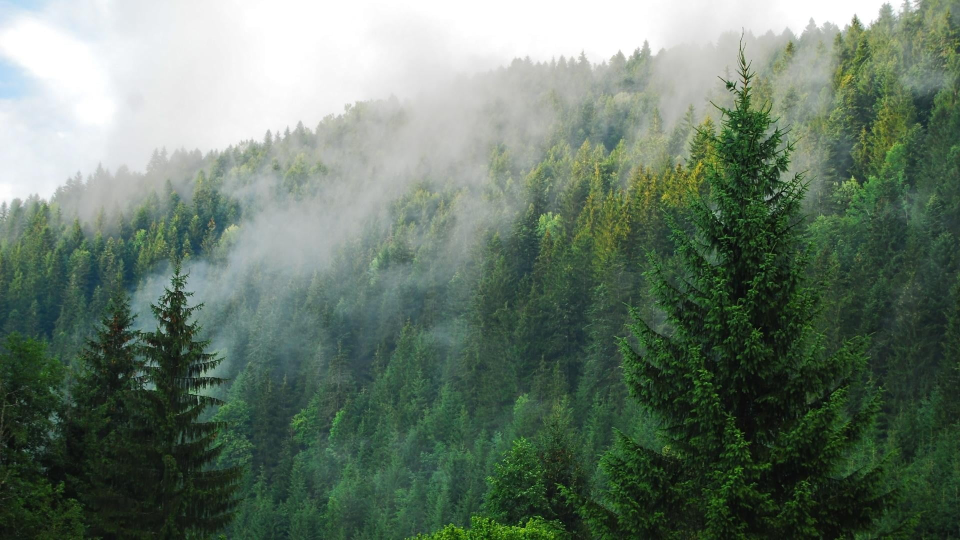
#> input picture Popykin_CV_main/03_image_processing/img/forest.jpg, 1920 x 1080 px (shown at 1/2 size); the run also reads 4 pictures not shown here
$ jupyter execute --allow-errors seminar_3.ipynb   (shell and % lines are left out)   (older library calls are emulated)
#> lines starting #> are read from the running program, lines starting #| are printed output that depends on the picture
# Семинар №3

[cell 1]
import numpy as np
import cv2
import skimage.exposure
import skimage.io
import matplotlib.pyplot as plt
from pathlib import Path

plt.style.use('seaborn')

[cell 2]
# вспомогательная функция
def plot_transform_result(src_image, transform_image, is_gray=False):
    """
    Отрисовать с помощью plt исходное изображение и его преобразование.

    :param src_image: np.ndarray: исходное изображение
    :param transform_image: np.ndarray: преобразованное изображение
    :param is_gray: bool: флаг для отображения ЧБ изображений
    :return: None
    """
    plt.figure(figsize=(6.4 * 2, 4.8 * 2), constrained_layout=True)

    cmap = 'gray' if is_gray else None

    plt.subplot(121)
    plt.imshow(src_image, cmap=cmap)
    plt.axis('off'), plt.title('Исходное изображение')

    plt.subplot(122)
    plt.imshow(transform_image, cmap=cmap)
    plt.axis('off'), plt.title('Результат преобразования')

    plt.show()

# Гистограммы

Так что такое гистограмма? Вы можете рассматривать гистограмму как график, который дает вам общее представление о распределении интенсивности изображения. Это график со значениями пикселей (от $0$ до $255$, не всегда) по оси $X$ и соответствующим количеством пикселей в изображении по оси $Y$.

Это просто еще один способ понять образ. Глядя на гистограмму изображения, вы получаете представление о контрасте, яркости, распределении интенсивности и т.д. этого изображения. Почти все инструменты обработки изображений сегодня предоставляют функции на гистограмме.

Вы можете увидеть изображение и его гистограмму. Помните, эта гистограмма нарисована для изображения в оттенках серого, а не для цветного изображения. Левая область гистограммы показывает количество темных пикселей на изображении, а правая область показывает количество ярких пикселей. На гистограмме видно, что темная область больше, чем яркая, а количество полутонов (значения пикселей в среднем диапазоне, скажем, около $127$) намного меньше, чем остального.

**Гистограммы** $-$ это данные, организованные в набор предопределенных столбцов.
Когда мы говорим данные, не ограничиваем их значениями интенсивности (как мы видели в предыдущем уроке). Собранные данные могут быть любой функцией, которую вы найдете полезной для описания изображения.

Посмотрим на пример. Представьте, что матрица содержит информацию об изображении (то есть интенсивность в диапазоне $0-255$):

Что произойдет, если мы захотим считать эти данные организованным способом? Так как мы знаем, что диапазон информационных значений, для этого случая равен [0, 256], можем сегментировать наш диапазон по частям (называемым ячейками), например:

$$
{\begin{array}{l}
[0, 255] = { [0, 15] \cup [16, 31] \cup ....\cup [240,255] } \\
range = { bin_{1} \cup bin_{2} \cup ....\cup bin_{n = 15} }
\end{array}}
$$

и можем вести подсчет количества пикселей, попадающих в диапазон каждого $bin_{i}$. Применяя это к примеру выше, мы получаем изображение ниже (ось x представляет ячейки, а ось y – количество пикселей в каждом из них).

Это был простой пример того, как работает гистограмма и почему она полезна. Гистограмма может вести учет не только интенсивности цвета, но и любых характеристик изображения, которые мы хотим измерить (то есть градиенты, направления и т.д.).

Выделим части гистограммы:

* __dims__: количество параметров, для которых вы хотите собрать данные. В нашем примере dims = $1$, потому что мы рассчитываем только значения интенсивности каждого пикселя (в полутоновом изображении)
* __bins__: это количество подразделений в каждом тусклом свете. В нашем примере bins = $16$
* __range__: пределы измеряемых значений. В этом случае: range = $[0,255]$

Что если вы хотите сосчитать две особенности? В этом случае ваша результирующая гистограмма будет трехмерным графиком (в котором $x$ и $y$ будут $bin_{x}$ и $bin_{y}$ для каждого объекта, а $z$ будет количеством отсчетов для каждой комбинации $(bin_ {x}, bin_ {y})$. То же самое относится и к дополнительным функциям (конечно, это становится сложнее).

## Гистограммы в OpenCV

Воспользуемся функцией ```cv2.calcHist()```, чтобы найти гистограмму. Ознакомимся с функцией и ее параметрами:

```cv2.calcHist (image, channel, mask, histSize, range , hist, accumulate)```

* **images** $-$ это исходное изображение типа $uint8$ или $float32$. его следует указывать в квадратных скобках, т.е. **[img]**.
* **channel** $-$ также указывается в квадратных скобках. Это индекс канала, для которого мы рассчитываем гистограмму. Например, если входное изображение представляет собой изображение в градациях серого, его значение равно $[0]$. Для цветного изображения вы можете передать $[0]$, $[1]$ или $[2]$, чтобы вычислить гистограмму синего, зеленого или красного канала соответственно.
* **mask** $-$ маска изображения. Чтобы найти гистограмму полного изображения, она задается как **None**. Но если вы хотите найти гистограмму определенной области изображения, вы должны создать для нее изображение маски и указать ее как маску.
* **histSize** $-$ это представляет наш счетчик __bin__. Нужно указывать в квадратных скобках. Для полной шкалы мы передаем $[256]$.
* **range** $-$ это наш **range**. Обычно это $[0,256]$.
* **hist** $-$ выходная гистограмма, представляющая собой плотный или разреженный размерный массив.
* **accumulate** $-$ накопительный флаг. Если он установлен, гистограмма не очищается в начале при выделении. Эта функция позволяет вычислять одну гистограмму из нескольких наборов массивов или своевременно обновлять гистограмму.

[cell 3]
image = cv2.imread('img/forest.jpg')
#> image is the input picture: shape (1080, 1920, 3); mean B, G, R 105.3, 120.3, 103.1
h, w, _ = image.shape
image = cv2.resize(image.copy(), (w // 2, h // 2))
#> image: shape (540, 960, 3)
image = cv2.cvtColor(image.copy(), cv2.COLOR_BGR2RGB)

# grayscale
gray = cv2.cvtColor(image.copy(), cv2.COLOR_RGB2GRAY)
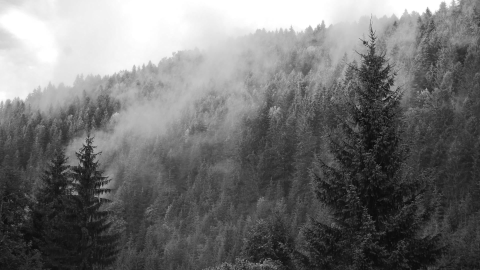
#> gray: shape (540, 960) (shown at 1/2 size); min 7, max 255, mean 113.6

[cell 4]
image.shape, h, w

[cell 5]
# получим гистограмму
# ravel() - разворачивает массив в список
hist = cv2.calcHist([gray.ravel()], [0], None, [256], [0, 256])
#> hist = 256 values, max 21510 at index 255, min 0 at index 0, mean 2025

[cell 6]
plt.figure(figsize=(6.4 * 1.2, 4.8 * 2), constrained_layout=True)

plt.subplot(211)
plt.imshow(gray, cmap='gray'),
plt.axis('off'), plt.title('Исходное изображение')

plt.subplot(212)
plt.plot(hist)
plt.title('Гистограмма по освещенности')

plt.show()
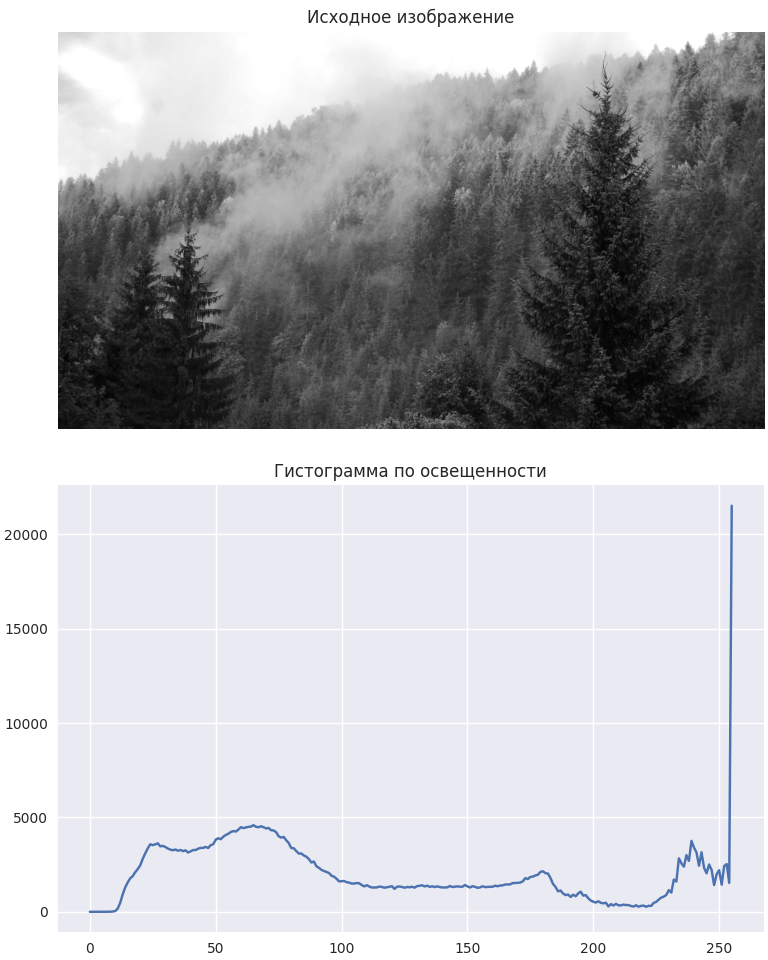
#> figure drawn by matplotlib, 2 panels; panel 2: curve peaks at x = 255, y = 21510

## Гистограммы в  Numpy

```Numpy``` также предоставляет вам функцию ```np.histogram()```.

[cell 7]
hist_np, bins = np.histogram(gray.ravel(), 256, [0,256])
#> hist_np has the same summary as hist; bins = 257 values from 0 to 256

[cell 8]
plt.figure(figsize=(6.4 * 1.2, 4.8 * 2), constrained_layout=True)

plt.subplot(211)
plt.plot(hist)
plt.title('Гистограмма по освещенности (cv2)')

plt.subplot(212)
plt.plot(hist_np)
plt.title('Гистограмма по освещенности (numpy)')

plt.show()

Гистограмма аналогичная, как мы рассчитывали ранее. Но ячейки будут иметь $257$ элементов, потому что **Numpy** рассчитывает ячейки как $0-0.99$, $1-1.99$, $2-2.99$ и т.д. Таким образом, конечный диапазон будет $255-255.99$. Чтобы представить это, они также добавляют $256$ в конце bins. Но нам не нужно это $256$. До $255$ достаточно.

[cell 9]
# Визуализируем сразу 3 канала цвета

plt.figure(figsize=(6.4 * 1.2, 4.8 * 2), constrained_layout=True)

plt.subplot(211)
plt.imshow(image)
plt.title('Исходное изображение'), plt.axis('off')

color = ('r', 'g', 'b')
plt.subplot(212)

for i, col in enumerate(color):
    hist, bins = np.histogram(image[..., i].ravel(), 256, [0, 256])
    norm_const = image.shape[0] * image.shape[1]
    plt.plot(hist / norm_const, color=col, label=f'{col} channel')

plt.title('Гистограмма по освещенности')
plt.legend()

plt.show()

## Применение маски

Мы использовали ```cv2.calcHist()```, чтобы найти гистограмму полного изображения. Что если вы хотите найти гистограммы некоторых областей изображения? Просто создайте изображение маски белым цветом на области, где вы хотите найти гистограмму, и черным в противном случае. Затем передайте это как маску.

[cell 10]
# grayscale
gray = cv2.cvtColor(image.copy(), cv2.COLOR_RGB2GRAY)

# создадим маску
mask = np.zeros(image.shape[:2], np.uint8)
mask[50:, 600:850] = 1

plt.imshow(mask, cmap='gray')
plt.show()

[cell 11]
masked_img = cv2.bitwise_and(gray, gray, mask=mask)
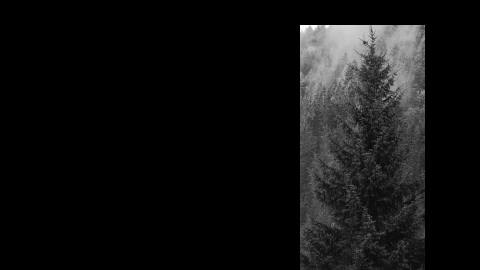
#> masked_img: shape (540, 960) (shown at 1/2 size); min 0, max 255, mean 17.5

plot_transform_result(gray, masked_img, is_gray=True)

Тут мы воспользовались распространенным приемом с *"маской"*, т.е. использовали массив из нулей, на которой наложили интересующую картнику.

Для арифметических операция над матрицами в OpenCV есть несклько базовых функций. Рассмотрим несколько из них:

* __cv2.absdiff(src1, src2[,dst])__

    абсолютная разница между двумя массивами: $${\texttt{dst}(I)=|\texttt{src1}(I)-\texttt{src2}(I)|}$$

* __cv2.add(src1, src2[, dst[, mask[, dtype]]])__

    Функция add рассчитывае сумму двух массивов: $${\texttt{dst}(I)=\texttt{src1}(I)+\texttt{src2}(I) \quad\texttt{if mask}(I)\ne0}$$

* __cv2.bitwise_and(src1, src2[, dst[, mask]])__

    Функция рассчитывает побитовое логическое соединение для каждого элемента массива: $${\texttt{dst} (I)=\texttt{src1}(I)\wedge\texttt{src2}(I)\quad\texttt{if mask}(I)\ne0}$$

* __cv2.bitwise_not(src[, dst[, mask]])__

    Функция рассчитывает побитовую инверсию входного массива для каждого элемента: $${\texttt{dst}(I)=\neg{\texttt{src}(I)}}$$

* __cv2.bitwise_or(src1, src2[, dst[, mask]])__

    Функция вычисляет побитовую логическую дизъюнкцию для каждого элемента для: $${\texttt{dst}(I)=\texttt{src1}(I)\vee\texttt{src2}(I)\quad\texttt{if mask}(I)\ne0}$$

* __cv2.bitwise_xor(src1, src2[, dst[, mask]])__

    Функция вычисляет побитовую логическую операцию «исключая или» для каждого элемента массива: $${\texttt{dst}(I)=\texttt{src1}(I)\oplus\texttt{src2}(I)\quad\texttt{if mask}(I)\ne0}$$

Остальные можно найти в [документации](https://docs.opencv.org/3.4.2/d2/de8/group__core__array.html)

[cell 12]
## посчитаем гистограмму для всего изображения и маски
hist_full = cv2.calcHist([gray], [0], None, [256], [0,256])
#> hist_full has the same summary as hist
hist_mask = cv2.calcHist([gray], [0], mask, [256], [0,256])
#> hist_mask = 256 values, max 1760 at index 23, min 0 at index 0, mean 478.5

[cell 13]
plt.figure(figsize=(6.4 * 1.8, 4.8 * 1.5), constrained_layout=True)

plt.subplot(221)
plt.title('Исходное изображение')
plt.imshow(gray, cmap='gray')
plt.axis('off')

plt.subplot(222)
plt.title('Маска')
plt.imshow(masked_img, cmap='gray')
plt.axis('off')

plt.subplot(223)
plt.title('Освещенность изображения')
plt.plot(hist_full)

plt.subplot(224)
plt.title('Освещенность маски')
plt.plot(hist_mask)

plt.show()

Теперь посмотрим для всех каналов цвета интесивность на маске.

[cell 14]
masked_img = cv2.bitwise_and(image, image, mask=mask)
#> masked_img: shape (540, 960, 3)

[cell 15]
plt.figure(figsize=(6.4 * 1.8, 4.8 * 1.5), constrained_layout=True)

plt.subplot(221)
plt.title('Исходное изображение')
plt.imshow(image)
plt.axis('off')

plt.subplot(222)
plt.title('Маска')
plt.imshow(masked_img)
plt.axis('off')

color = ('r', 'g', 'b')
for i,col in enumerate(color):
    plt.subplot(223)
    hist_full = cv2.calcHist([image], [i], None, [256], [0,256])
    plt.plot(hist_full, color=col, label=f'{col} channel')

    plt.subplot(224)
    hist_mask = cv2.calcHist([image], [i], mask, [256], [0,256])
    plt.plot(hist_mask, color=col, label=f'{col} channel')


plt.subplot(223), plt.title('Освещенность изображения'), plt.legend()
plt.subplot(224), plt.title('Освещенность маски'), plt.legend()

plt.show()

## Выравнивание гистограм

<table><tr>
    <td>  </td>
    <td>  </td>
</tr></table>

OpenCV имеет функцию для этого, ```cv2.equalizeHist()```. Его вход $-$ это изображение в градациях серого, а выход – изображение, выровненное по гистограмме. Однако, реализация в ```cv2``` выполняется медленнее, чем ```Numpy```.

## Выравнивание гистограмм с помощью skimage

Этот пример улучшает изображение с низким контрастом, используя метод, называемый выравниванием гистограммы, который «распределяет наиболее частые значения интенсивности». Выровненное изображение имеет примерно линейную кумулятивную функцию распределения.

[cell 16]
# Equalization
img_eq = skimage.exposure.equalize_hist(image)
img_eq = (img_eq * 255).astype(np.uint8)

[cell 17]
plot_transform_result(image, img_eq)

[cell 18]
plt.figure(figsize=(6.4 * 2, 4.8 * 1), constrained_layout=True)

color = ('r', 'g', 'b')
for i,col in enumerate(color):
    plt.subplot(121)
    hist_full = cv2.calcHist([image], [i], None, [256], [0,256])
    plt.plot(hist_full, color=col, label=f'{col} channel')

    plt.subplot(122)
    hist_full = cv2.calcHist([img_eq], [i], None, [256], [0,256])
    plt.plot(hist_full, color=col, label=f'{col} channel')


plt.subplot(121), plt.title('Освещенность исходного изображения'), plt.legend()
plt.subplot(122), plt.title('Освещенность преобразованного изображения'), plt.legend()

plt.show()

[cell 19]
# Adaptive Equalization
img_adapteq = skimage.exposure.equalize_adapthist(image, kernel_size=(200,200), clip_limit=0.03)
img_adapteq = (img_adapteq * 255).astype(np.uint8)

[cell 20]
plot_transform_result(image, img_adapteq)

[cell 21]
plt.figure(figsize=(6.4 * 2, 4.8 * 1), constrained_layout=False)

color = ('r', 'g', 'b')
for i,col in enumerate(color):
    plt.subplot(121)
    hist_full = cv2.calcHist([image], [i], None, [256], [0,256])
    plt.plot(hist_full, color=col, label=f'{col} channel')

    plt.subplot(122)
    hist_full = cv2.calcHist([img_adapteq], [i], None, [256], [0,256])
    plt.plot(hist_full, color=col, label=f'{col} channel')


plt.subplot(121), plt.title('Освещенность исходного изображения'), plt.legend()
plt.subplot(122), plt.title('Освещенность преобразованного изображения'), plt.legend()

plt.show()

## Сопоставление гистограмм

Этот пример демонстрирует функцию сопоставления гистограмм. Он манипулирует пикселями входного изображения, чтобы его гистограмма соответствовала гистограмме эталонного изображения. Если изображения имеют несколько каналов, сопоставление выполняется независимо для каждого канала, пока количество каналов равно во входном изображении и эталонном.

Сопоставление гистограммы можно использовать в качестве упрощенной нормализации для обработки изображений, например сопоставления признаков, особенно в обстоятельствах, когда изображения были взяты из разных источников или в разных условиях (например, при освещении).

Для двух изображений, эталонного и целевого вычисляем их гистограммы. Затем вычисляем кумулятивные функции распределения гистограмм двух изображений cdf1 - F1, cdf2 - F2. Для каждого уровня серого G1 из [1, 255] находим уровень серого G2 : F1(G1)=F2(G2) и это и есть результат функции сопоставления гистограмм M(G1) = G2. Затем применяем функцию M каждому пикселю эталонного изображений

[cell 22]
image = skimage.io.imread('img/forest.jpg')
#> image: shape (1080, 1920, 3)
reference = skimage.io.imread('img/forest_ex.jpg')
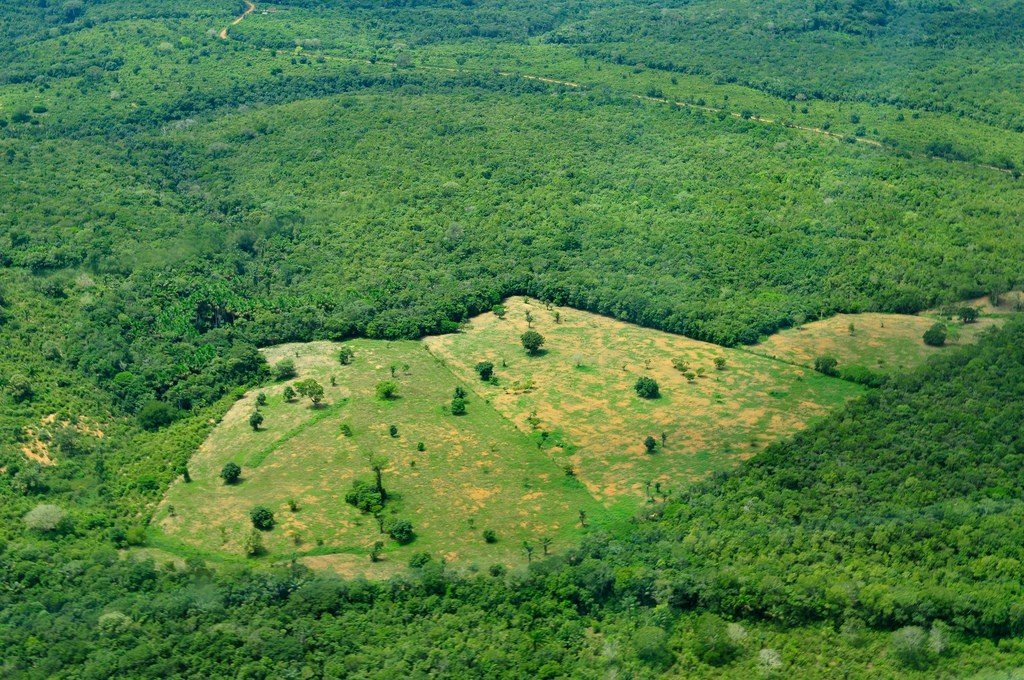
#> input picture Popykin_CV_main/03_image_processing/img/forest_ex.jpg, 1024 x 680 px
#> reference is the input picture: shape (680, 1024, 3); mean R, G, B 80.6, 126, 67.6

match = skimage.exposure.match_histograms(image, reference, multichannel=True)
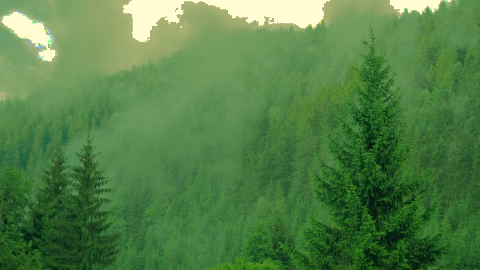
#> match: shape (1080, 1920, 3) (shown at 1/4 size); mean R, G, B 82.6, 128, 70.6

[cell 23]
plt.figure(figsize=(6.4 * 3, 4.8 * 1), constrained_layout=True)

plt.subplot(131)
plt.title('image изображение')
plt.imshow(image)
plt.axis('off')

plt.subplot(132)
plt.title('База для преобразования')
plt.imshow(reference)
plt.axis('off')

plt.subplot(133)
plt.title('Результат преобразования')
plt.imshow(match)
plt.axis('off')

plt.show()

[cell 24]
fig, axes = plt.subplots(nrows=3, ncols=3, figsize=(6.4 * 3, 4.8 * 2), constrained_layout=True)

for i, img in enumerate((image, reference, match)):
    for c, c_color in enumerate(('red', 'green', 'blue')):
        img_hist, bins = skimage.exposure.histogram(img[..., c], source_range='dtype')
        axes[c, i].plot(bins, img_hist / img_hist.max(), color=c_color)

        img_cdf, bins = skimage.exposure.cumulative_distribution(img[..., c])
        axes[c, i].plot(bins, img_cdf, color='black')
        axes[c, 0].set_ylabel(c_color)
#> this loop made 3 passes

axes[0, 0].set_title('Source')
axes[0, 1].set_title('Reference')
axes[0, 2].set_title('Matched')

plt.show()
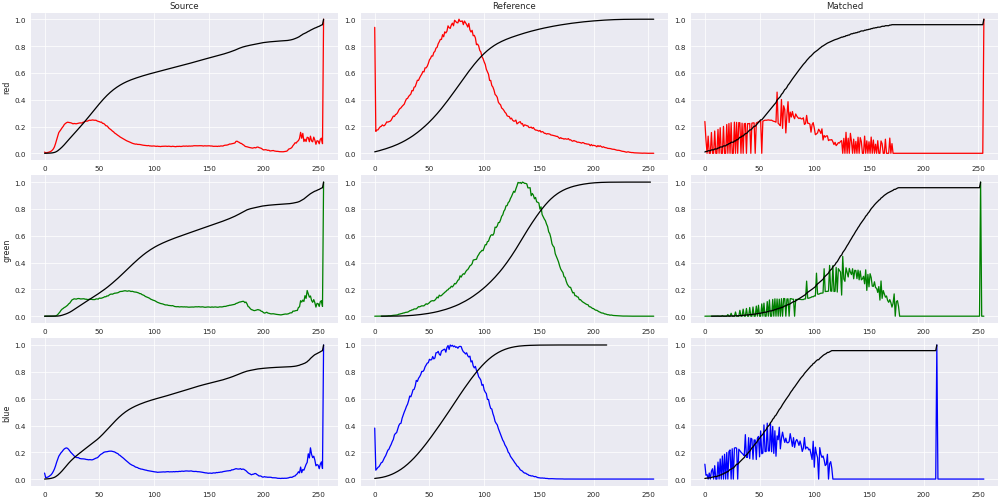
#> figure drawn by matplotlib, 9 panels; panel 1: curve peaks at x = 255, y = 1; panel 1: curve peaks at x = 255, y = 1; panel 2: curve peaks at x = 77, y = 1; panel 2: curve peaks at x = 255, y = 1

## Сравнение гистограмм

Пользы от гистограмм не будет, если их не сравнивать с эталоннами. Предположим, есть эталонное изображение $-$ какой-то объект заданных размеров. Также есть множество неизвестных изображений, на которых нужно найти эталонное изображение. Для этого нужно перебирать участки изображений, сравнивая содержимое с эталоном. Можно сравнивать каждую точку из участка, но это будет медленно. Гораздо быстрее по ресурсам $-$ это сравнить гистограммы яркости. Для сравнения гистограмм в OpenCV предусмотрена функция ```cv2.CompareHist()```.

Мы рассмотрим только несколько метрик для сравнения:

1. __Correlation__ (```method=cv2.HISTCMP_CORREL```)

$d(H_1,H_2) =  \frac{\sum_I (H_1(I) - \bar{H_1}) (H_2(I) - \bar{H_2})}{\sqrt{\sum_I(H_1(I) - \bar{H_1})^2 \sum_I(H_2(I) - \bar{H_2})^2}}$, где $\bar{H_k} =  \frac{1}{N} \sum _J H_k(J)$

2. __Chi-Square__ (```method=cv2.HISTCMP_CHISQR```)

$d(H_1,H_2) =  \sum _I  \frac{\left(H_1(I)-H_2(I)\right)^2}{H_1(I)}$

3. __Intersection__ (```method=cv2.HISTCMP_INTERSECT```)

$d(H_1,H_2) =  1 - \sum _I  \min (H_1(I), H_2(I))$

4. __Bhattacharyya distance__ (```method=cv2.HISTCMP_BHATTACHARYYA```).

$d(H_1,H_2) =  \sqrt{1 - \frac{1}{\sqrt{\bar{H_1} \bar{H_2} N^2}} \sum_I \sqrt{H_1(I) \cdot H_2(I)}}$

[cell 25]
carpet = cv2.imread('img/carpet_ex.jpg')
#> (the rest of the program and of its run is left out)
